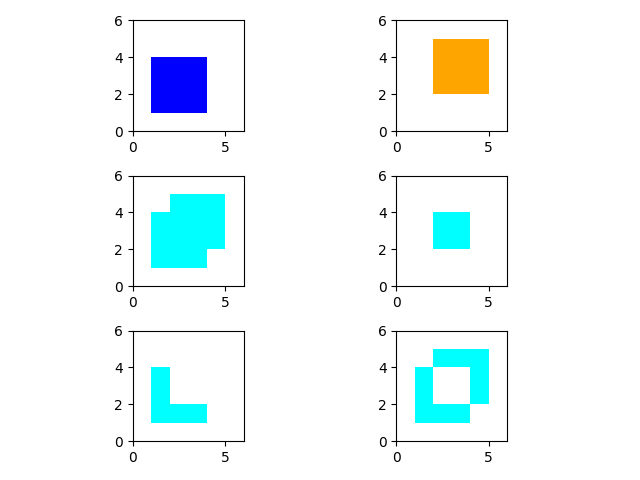

This figure's Python source:
'''
periodic reminder:  do not re-use names!
this script had bee named shapely.py
broke geopandas for other scripts in same folder
'''


import sys,subprocess
import matplotlib.pyplot as plt
import geopandas as gpd
from shapely.geometry import box, Polygon

func_name = __file__.split('.')[0]

# minx,miny,maxx,maxy
b1 = box(1,1,4,4)
p1 = gpd.GeoSeries(Polygon(b1))
b2 = box(2,2,5,5)
p2 = gpd.GeoSeries(Polygon(b2))

# intersection, union
# difference, symmetrical difference

fig,axes = plt.subplots(3,2)

p1.plot(ax=axes[0][0],color='blue')
p2.plot(ax=axes[0][1],color='orange')

u = p1.union(p2)
u.plot(ax=axes[1][0],color='cyan')

i = p1.intersection(p2)
i.plot(ax=axes[1][1],color='cyan')

d =  p1.difference(p2)
d.plot(ax=axes[2][0],color='cyan')

sd = p1.symmetric_difference(p2)
sd.plot(ax=axes[2][1],color='cyan')

lim = [0,6]

for ax in axes[0]:
    ax.set_xlim(lim)
    ax.set_ylim(lim)
    ax.set_aspect('equal')

for ax in axes[1]:
    ax.set_xlim(lim)
    ax.set_ylim(lim)
    ax.set_aspect('equal')

for ax in axes[2]:
    ax.set_xlim(lim)
    ax.set_ylim(lim)
    ax.set_aspect('equal')

fig.tight_layout()
fn = func_name + '.png'
plt.savefig(fn)
subprocess.run(['open','-a','Preview',fn])
